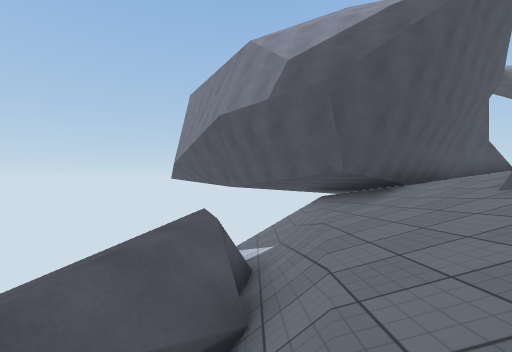
[1] (above)

21 first-person views from a walk through a 3-D level made in the Unity game engine. The camera is 1.5 m above the floor, looks level and sees 90° across. The floor is counted in squares, 1.67 m on a side. Each view is taken from the middle of a square. On the plan, view 1 faces up. The plan holds only what a view shows up to about 10 squares ahead; the rest is blank. The place goes on beyond the plan. The player character is not drawn. Surface patterns are stand-ins for the level's own textures.

[2]
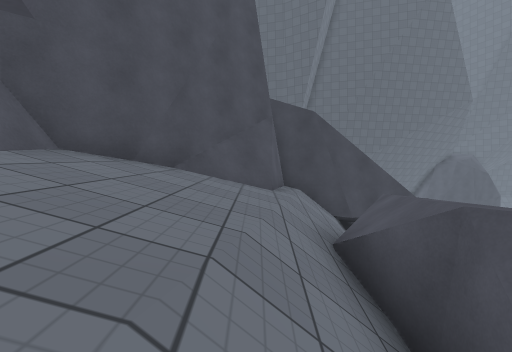

[3]
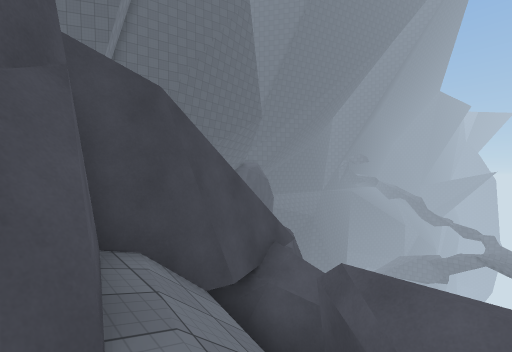

[4]
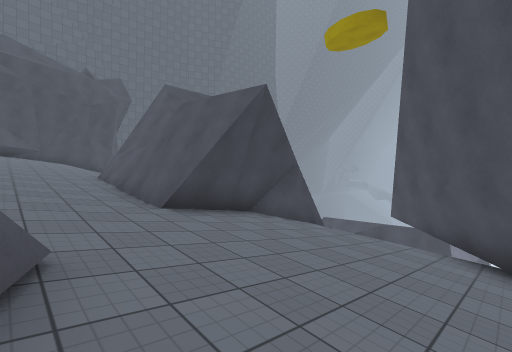

[5]
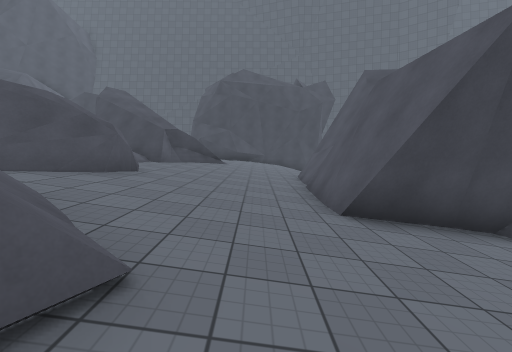

[6]
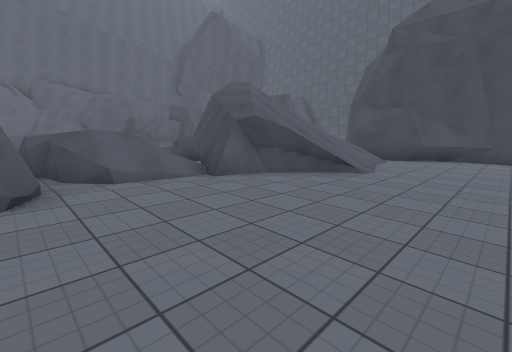

[7]
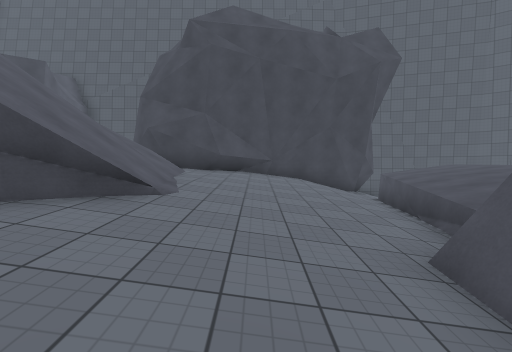

[8]
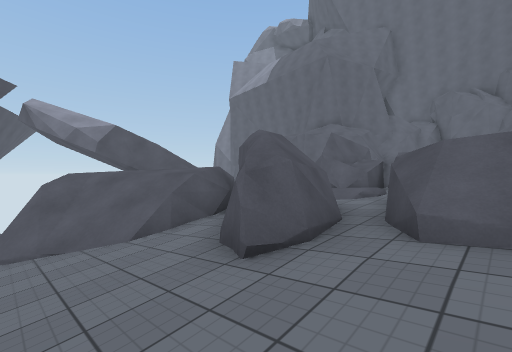

[9]
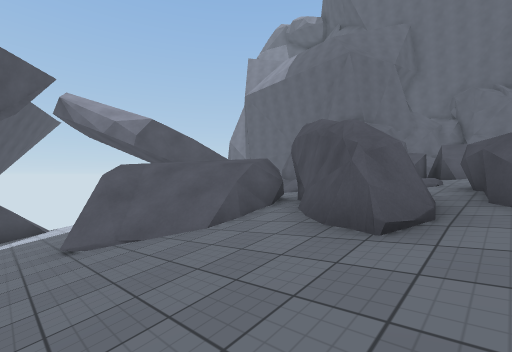

[10]
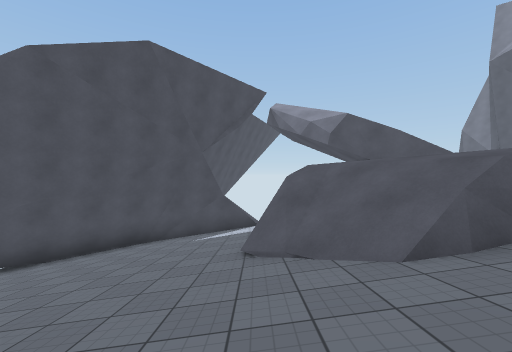

[11]
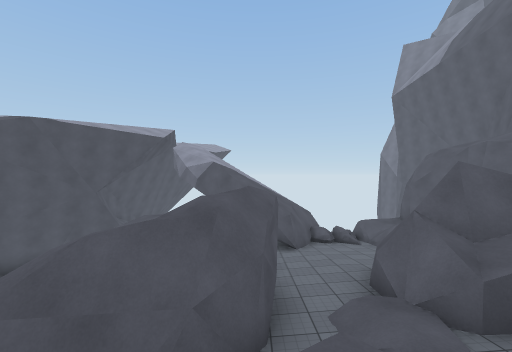

[12]
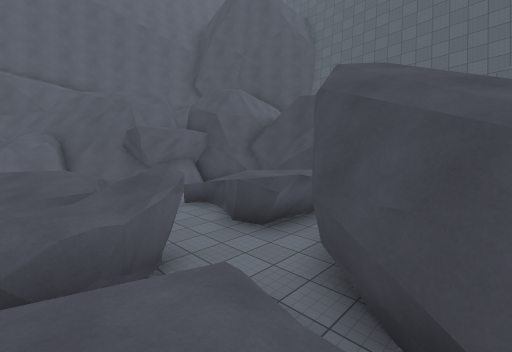

[13]
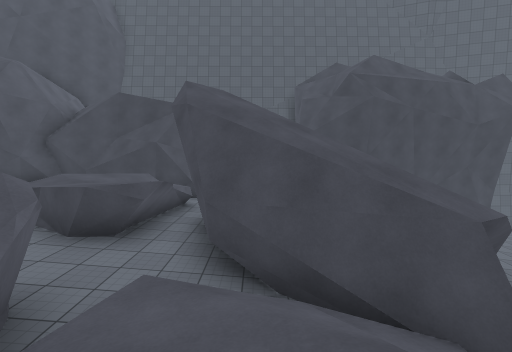

[14]
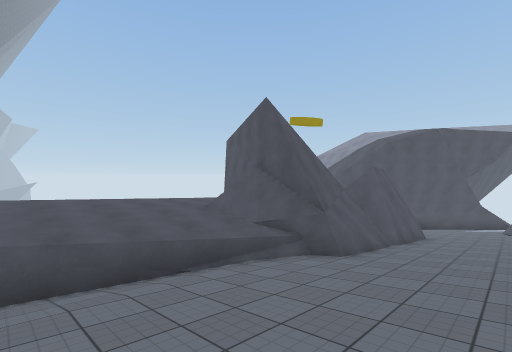

[15]
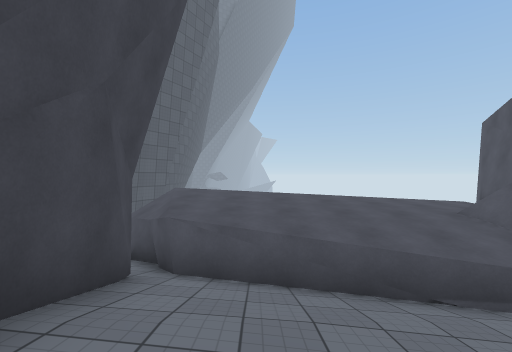

[16]
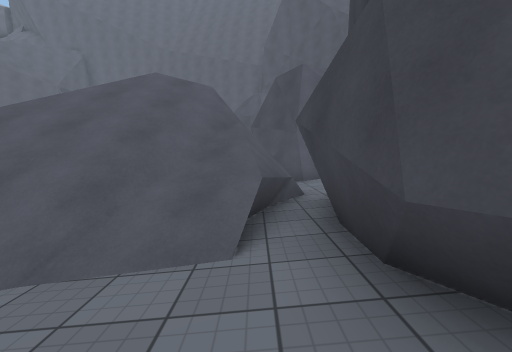

[17]
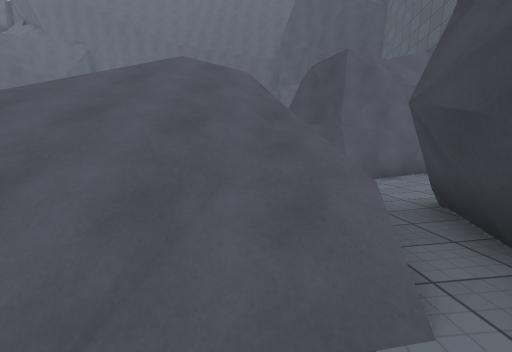

[18]
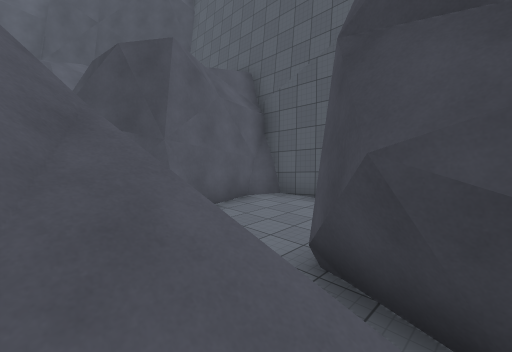

[19]
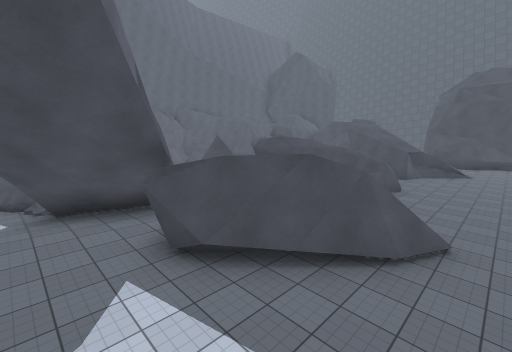

[20]
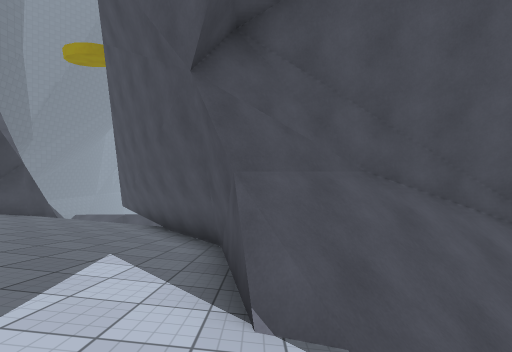

[21]
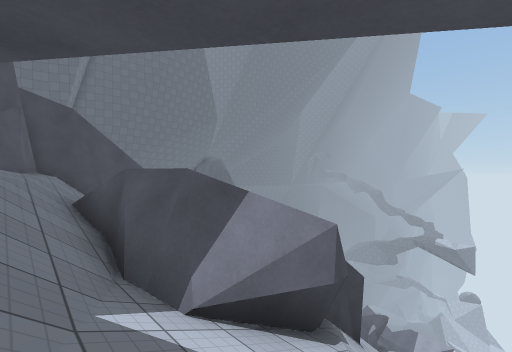

### Floor plan
Key: @ floor where view 1 was taken; # wall or solid block; x gap in a wall; . main floor; : floor 0.75 m higher than the main floor; - floor 0.75 m lower than the main floor; _ floor 1.5 m lower than the main floor; + floor 1.75 m higher than the main floor; < floor 2.25 m lower than the main floor; ( floor 3.25 m lower than the main floor; ! floor 4.75 m lower than the main floor; ? floor 5.5 m lower than the main floor; / step, stairs or slope; = window, fence, low wall or low ledge; ^ raised ledge; v drop or lower ground; O other object.
Columns run from 5 left of view 1 to 20 right of it. Each row starts with its distance up from view 1.
 16              #
 15              #/
 14              #//
 13              #///
 12              ##//
 11              ##//<<<__#
 10         #  ###(((<<__####=
  9      //=####((((<<##x###O=
  8    ////^###((((<<<#  ##vvv
  7 //###//^##((((<<<=:   vvvv
  6 ###!x//=#/((((<<=//:: vvv
  5   ?!#=/=//(((<<_/////Ovvv
  4   ?! //////(<<____==OOvOOO
  3   ?!!////#####____-/OOvOOO
  2    !=///##   #____/OOOvvvv
  1   ===//##    #___-OOOvvvvv
  0    vv@##    ##__--..O/
 -1    vv/##   ###_---.//+ OOv
 -2  ##vv#v##  ###---../   OO#
 -3         =#####--../##vvOOv
 -4        ::=  =--..#///vvvvv
 -5        :::../--..//////vOv
 -6        :::.//-...//////vv
 -7        :::.=/....//////vv
 -8        ::::=/..../////vv
 -9        :::://...::=//v v##
-10        +::////.:####vvv##
-11        ++:_######  #vvv#
-12                     vvv#
-13                      vv#

Where each view was taken, in squares from view 1:
view 1: 0 up, 0 right, facing up
view 2: 6 up, 1 right, facing down
view 3: 2 up, 1 right, facing down-left
view 4: 8 up, 11 right, facing down-left
view 5: 7 up, 10 right, facing down
view 6: 1 up, 9 right, facing down-right
view 7: 1 down, 10 right, facing down
view 8: 1 down, 11 right, facing up-right
view 9: 0 up, 10 right, facing up-right
view 10: 1 up, 11 right, facing up
view 11: 1 down, 16 right, facing up
view 12: 1 down, 15 right, facing down-right
view 13: 0 up, 16 right, facing down
view 14: 9 down, 11 right, facing up-left
view 15: 9 down, 10 right, facing left
view 16: 9 down, 10 right, facing right
view 17: 8 down, 11 right, facing right
view 18: 8 down, 13 right, facing down-right
view 19: 11 up, 10 right, facing down-right
view 20: 11 up, 13 right, facing left
view 21: 9 up, 1 right, facing down-left
